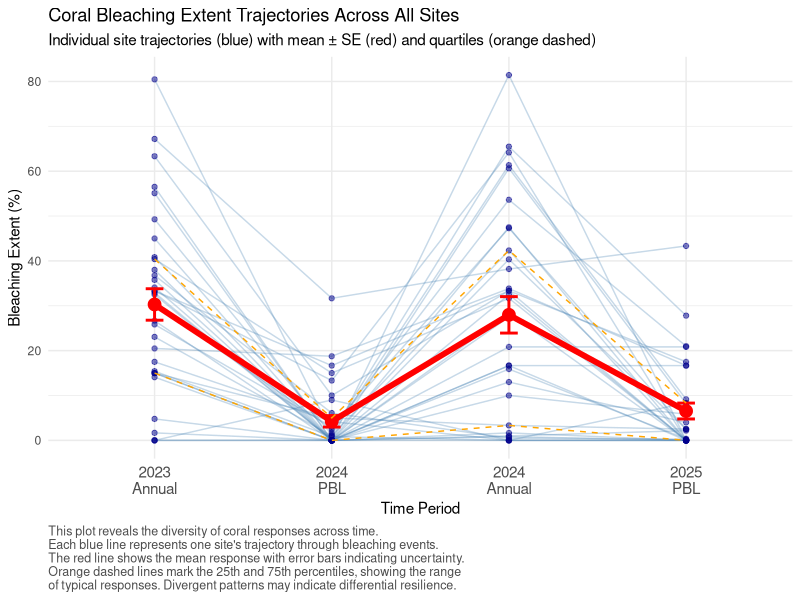
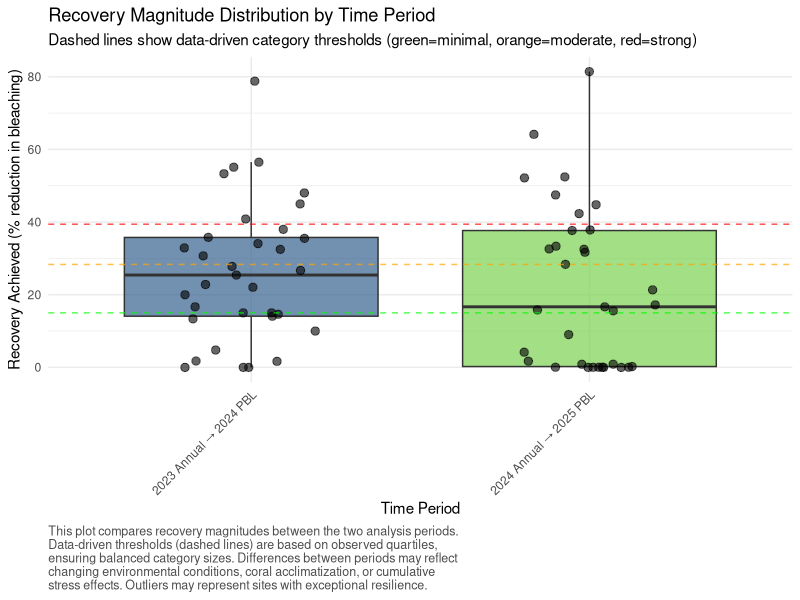
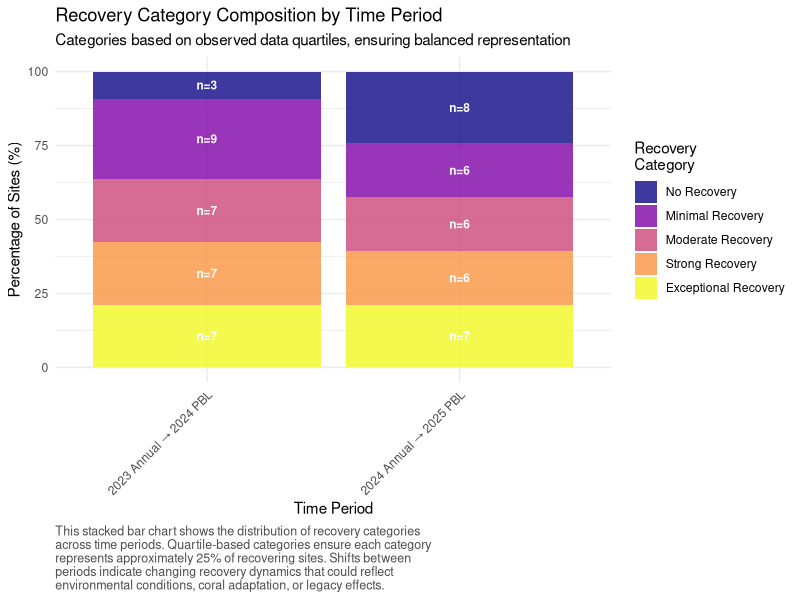
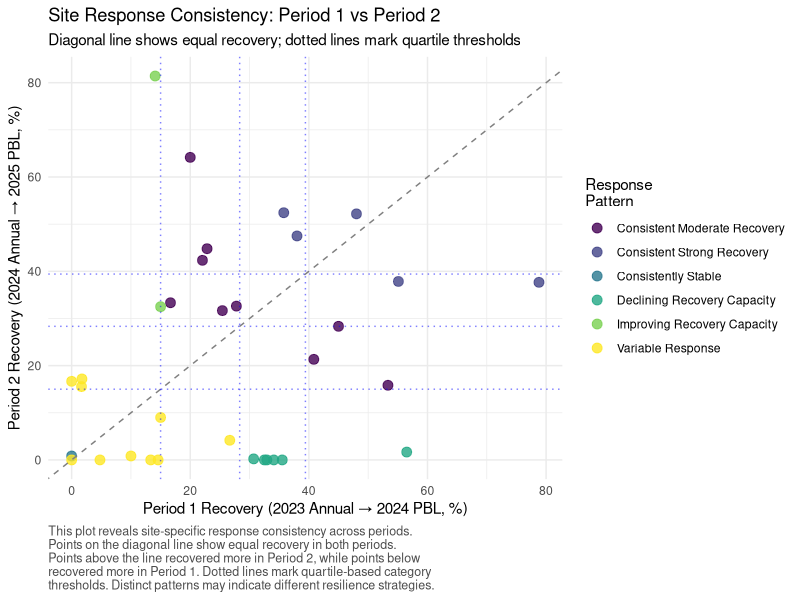
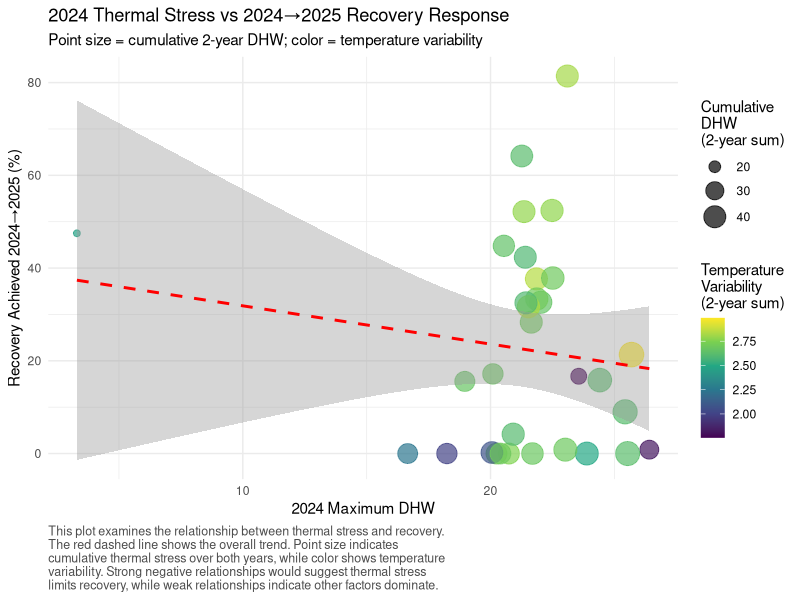

Write R code to recreate these figures, in order. (Note: this script raises an error after producing the figures.)
# ============================================================================
# 03: Comprehensive Bleaching Response and Recovery Analysis
# ============================================================================
# Purpose: Analyze coral bleaching response patterns across timepoints,
#          calculate recovery metrics using data-driven quartile classifications,
#          and examine temporal dynamics of coral condition changes.
#          Focus on 2023 Annual → 2024 PBL vs 2024 Annual → 2025 PBL patterns.
# Author: Coral Bleaching Analysis Pipeline
# Date: Analysis of 2023-2025 bleaching events
# Dependencies: Requires outputs from scripts 01 and 02
# ============================================================================

# Load required libraries with explicit purpose for each
library(dplyr)        # Data manipulation and summarization
library(ggplot2)      # Advanced plotting and visualization
library(readr)        # Efficient CSV reading
library(tidyr)        # Data reshaping for analysis
library(viridis)      # Perceptually uniform color scales
library(scales)       # Scale functions for plots
library(gridExtra)    # Multiple plot arrangement
library(corrplot)     # Correlation analysis visualization
library(stringr)      # String manipulation
library(lubridate)    # Date handling if needed

cat("============================================================================\n")
cat("COMPREHENSIVE BLEACHING RESPONSE AND RECOVERY ANALYSIS\n")
cat("============================================================================\n\n")

# ============================================================================
# LOAD PROCESSED DATA FROM PREVIOUS ANALYSES
# ============================================================================

cat("STEP 1: Loading processed datasets from previous analyses\n")
cat("---------------------------------------------------------\n")

# Load extent data (primary response variable)
# Rationale: Bleaching extent provides the most direct measure of coral
# response to thermal stress and recovery capacity over time
if(file.exists("01_extent_site_means.csv")) {
  extent_means <- read_csv("01_extent_site_means.csv")
  cat("Loaded extent site means from Step 01\n")
} else {
  stop("Required file 01_extent_site_means.csv not found. Run script 01 first.")
}

# Load prevalence and mortality data for comprehensive analysis
if(file.exists("01_prevalence_site_means.csv")) {
  prevalence_means <- read_csv("01_prevalence_site_means.csv")
  cat("Loaded prevalence site means from Step 01\n")
} else {
  cat("Warning: Prevalence data not found\n")
  prevalence_means <- NULL
}

if(file.exists("01_mortality_site_means.csv")) {
  mortality_means <- read_csv("01_mortality_site_means.csv")
  cat("Loaded mortality site means from Step 01\n")
} else {
  cat("Warning: Mortality data not found\n")
  mortality_means <- NULL
}

# Load thermal stress metrics
if(file.exists("02_comprehensive_thermal_data.csv")) {
  thermal_data <- read_csv("02_comprehensive_thermal_data.csv")
  cat("Loaded comprehensive thermal data from Step 02\n")
} else {
  cat("Warning: Thermal data not found. Analysis will proceed without thermal context.\n")
  thermal_data <- NULL
}

# Load thermal stress thresholds
if(file.exists("02_thermal_stress_thresholds.csv")) {
  thermal_thresholds <- read_csv("02_thermal_stress_thresholds.csv")
  cat("Loaded thermal stress thresholds from Step 02\n")
} else {
  cat("Warning: Thermal thresholds not found\n")
  thermal_thresholds <- NULL
}

cat(sprintf("Primary dataset dimensions: %d rows × %d columns\n", nrow(extent_means), ncol(extent_means)))

# ============================================================================
# KEY TIMEPOINT EXTRACTION AND VALIDATION
# ============================================================================

cat("\nSTEP 2: Extracting and validating key timepoints for response analysis\n")
cat("----------------------------------------------------------------------\n")

# Define the four critical timepoints for response analysis
# Rationale: These timepoints capture two complete bleaching-recovery cycles:
# Cycle 1: 2023 Annual (baseline) → 2024 PBL (post-2023 stress response)
# Cycle 2: 2024 Annual (baseline) → 2025 PBL (post-2024 stress response)
key_timepoints <- c("2023_Annual", "2024_PBL", "2024_Annual", "2025_PBL")

# Extract data for key timepoints
key_timepoint_data <- extent_means %>%
  filter(
    (year == 2023 & period == "Annual") |
    (year == 2024 & period == "PBL") |
    (year == 2024 & period == "Annual") |
    (year == 2025 & period == "PBL")
  ) %>%
  mutate(
    timepoint = paste(year, period, sep = "_"),
    timepoint_ordered = factor(timepoint, levels = key_timepoints)
  )

# Validate data completeness for each timepoint
timepoint_summary <- key_timepoint_data %>%
  group_by(timepoint_ordered) %>%
  summarise(
    n_sites = n(),
    mean_bleaching = mean(ext_anybleaching, na.rm = TRUE),
    median_bleaching = median(ext_anybleaching, na.rm = TRUE),
    sd_bleaching = sd(ext_anybleaching, na.rm = TRUE),
    min_bleaching = min(ext_anybleaching, na.rm = TRUE),
    max_bleaching = max(ext_anybleaching, na.rm = TRUE),
    q25_bleaching = quantile(ext_anybleaching, 0.25, na.rm = TRUE),
    q75_bleaching = quantile(ext_anybleaching, 0.75, na.rm = TRUE),
    .groups = "drop"
  )

cat("Timepoint data summary:\n")
print(timepoint_summary)

# Identify sites with complete temporal coverage
sites_complete_coverage <- key_timepoint_data %>%
  group_by(site) %>%
  summarise(
    timepoints_available = n(),
    available_timepoints = paste(sort(unique(timepoint)), collapse = ", "),
    .groups = "drop"
  ) %>%
  filter(timepoints_available == 4)

cat(sprintf("\nSites with complete 4-timepoint coverage: %d\n", nrow(sites_complete_coverage)))
cat("These sites will form the core dataset for response analysis.\n")

# ============================================================================
# VISUALIZATION 1: Temporal Bleaching Trajectories
# ============================================================================

# Create comprehensive trajectory visualization
# Justification: Visual inspection of temporal patterns reveals the diversity
# of coral responses and identifies sites with unusual trajectory patterns

# Filter for sites with complete coverage
complete_trajectory_data <- key_timepoint_data %>%
  filter(site %in% sites_complete_coverage$site)

p1 <- ggplot(complete_trajectory_data, aes(x = timepoint_ordered, y = ext_anybleaching)) +
  # Individual site trajectories
  geom_line(aes(group = site), alpha = 0.3, color = "steelblue") +
  geom_point(aes(group = site), alpha = 0.5, size = 1.5, color = "darkblue") +
  
  # Summary statistics overlay
  stat_summary(fun = mean, geom = "line", aes(group = 1), color = "red", size = 2) +
  stat_summary(fun = mean, geom = "point", color = "red", size = 4) +
  stat_summary(fun.data = mean_se, geom = "errorbar", color = "red", width = 0.1, size = 1) +
  
  # Add quartile bands
  stat_summary(fun = function(x) quantile(x, 0.25, na.rm = TRUE), 
               geom = "line", aes(group = 1), color = "orange", linetype = "dashed") +
  stat_summary(fun = function(x) quantile(x, 0.75, na.rm = TRUE), 
               geom = "line", aes(group = 1), color = "orange", linetype = "dashed") +
  
  scale_x_discrete(labels = c("2023\nAnnual", "2024\nPBL", "2024\nAnnual", "2025\nPBL")) +
  labs(
    title = "Coral Bleaching Extent Trajectories Across All Sites",
    subtitle = "Individual site trajectories (blue) with mean ± SE (red) and quartiles (orange dashed)",
    x = "Time Period",
    y = "Bleaching Extent (%)",
    caption = "This plot reveals the diversity of coral responses across time.\nEach blue line represents one site's trajectory through bleaching events.\nThe red line shows the mean response with error bars indicating uncertainty.\nOrange dashed lines mark the 25th and 75th percentiles, showing the range\nof typical responses. Divergent patterns may indicate differential resilience."
  ) +
  theme_minimal() +
  theme(
    axis.text.x = element_text(size = 11),
    plot.caption = element_text(hjust = 0, size = 9, color = "gray30")
  )

ggsave("03_plot_temporal_trajectories.png", p1, width = 12, height = 8, dpi = 300)
cat("\nSaved: 03_plot_temporal_trajectories.png\n")

# ============================================================================
# RESPONSE METRICS CALCULATION
# ============================================================================

cat("\nSTEP 3: Calculating comprehensive response and recovery metrics\n")
cat("--------------------------------------------------------------\n")

# Create comprehensive response metrics
# Rationale: Multiple metrics capture different aspects of coral responses:
# - Recovery magnitude: absolute change in bleaching extent
# - Recovery efficiency: proportional change relative to initial condition
# - Response direction: improvement vs. deterioration
# - Response consistency: variability across response periods

calculate_response_metrics <- function(initial_bleaching, final_bleaching) {
  # Calculate various response metrics
  # Rationale: Different metrics emphasize different aspects of recovery
  
  # Absolute change (negative = recovery, positive = worsening)
  response_magnitude = final_bleaching - initial_bleaching
  
  # Recovery achieved (always positive, 0 = no recovery)
  recovery_achieved = pmax(0, initial_bleaching - final_bleaching)
  
  # Proportional recovery (relative to initial condition)
  recovery_proportion = ifelse(initial_bleaching > 0, 
                              recovery_achieved / initial_bleaching, 
                              0)
  
  # Persistence of bleaching (what remains after recovery)
  persistence_rate = pmin(initial_bleaching, final_bleaching)
  
  # Worsening magnitude (positive if condition deteriorated)
  worsening_achieved = pmax(0, final_bleaching - initial_bleaching)
  
  return(list(
    response_magnitude = response_magnitude,
    recovery_achieved = recovery_achieved,
    recovery_proportion = recovery_proportion,
    persistence_rate = persistence_rate,
    worsening_achieved = worsening_achieved
  ))
}

# Process both response periods
cat("Processing Period 1: 2023 Annual → 2024 PBL (post-2023 stress response)\n")

period1_data <- complete_trajectory_data %>%
  filter(timepoint %in% c("2023_Annual", "2024_PBL")) %>%
  select(site, timepoint, ext_anybleaching) %>%
  pivot_wider(names_from = timepoint, values_from = ext_anybleaching, names_prefix = "bleaching_") %>%
  filter(!is.na(bleaching_2023_Annual) & !is.na(bleaching_2024_PBL)) %>%
  rowwise() %>%
  mutate(
    period = "2023_to_2024_PBL",
    initial_bleaching = bleaching_2023_Annual,
    final_bleaching = bleaching_2024_PBL,
    response_metrics = list(calculate_response_metrics(initial_bleaching, final_bleaching))
  ) %>%
  unnest_wider(response_metrics) %>%
  select(site, period, initial_bleaching, final_bleaching, response_magnitude, 
         recovery_achieved, recovery_proportion, persistence_rate, worsening_achieved)

cat(sprintf("Period 1 analysis: %d sites\n", nrow(period1_data)))

cat("Processing Period 2: 2024 Annual → 2025 PBL (post-2024 stress response)\n")

period2_data <- complete_trajectory_data %>%
  filter(timepoint %in% c("2024_Annual", "2025_PBL")) %>%
  select(site, timepoint, ext_anybleaching) %>%
  pivot_wider(names_from = timepoint, values_from = ext_anybleaching, names_prefix = "bleaching_") %>%
  filter(!is.na(bleaching_2024_Annual) & !is.na(bleaching_2025_PBL)) %>%
  rowwise() %>%
  mutate(
    period = "2024_to_2025_PBL",
    initial_bleaching = bleaching_2024_Annual,
    final_bleaching = bleaching_2025_PBL,
    response_metrics = list(calculate_response_metrics(initial_bleaching, final_bleaching))
  ) %>%
  unnest_wider(response_metrics) %>%
  select(site, period, initial_bleaching, final_bleaching, response_magnitude, 
         recovery_achieved, recovery_proportion, persistence_rate, worsening_achieved)

cat(sprintf("Period 2 analysis: %d sites\n", nrow(period2_data)))

# Combine both periods
combined_response_data <- bind_rows(period1_data, period2_data)

# ============================================================================
# DATA-DRIVEN RESPONSE CATEGORIZATION USING QUARTILES
# ============================================================================

cat("\nSTEP 4: Establishing data-driven response categories using observed quartiles\n")
cat("-----------------------------------------------------------------------------\n")

# Calculate quartiles for key response metrics
# Rationale: Data-driven categories ensure balanced groups and reflect
# the actual distribution of responses in this specific dataset

# Recovery quartiles
recovery_values <- combined_response_data$recovery_achieved[combined_response_data$recovery_achieved > 0]
recovery_quartiles <- quantile(recovery_values, probs = c(0, 0.25, 0.5, 0.75, 1.0), na.rm = TRUE)

cat("Recovery achieved quartiles (among sites showing recovery):\n")
print(recovery_quartiles)

# Response magnitude quartiles (includes both recovery and worsening)
response_mag_quartiles <- quantile(combined_response_data$response_magnitude, 
                                  probs = c(0, 0.25, 0.5, 0.75, 1.0), na.rm = TRUE)

cat("\nResponse magnitude quartiles (negative = recovery, positive = worsening):\n")
print(response_mag_quartiles)

# Recovery proportion quartiles (relative recovery)
recovery_prop_values <- combined_response_data$recovery_proportion[combined_response_data$recovery_proportion > 0]
recovery_prop_quartiles <- quantile(recovery_prop_values, probs = c(0, 0.25, 0.5, 0.75, 1.0), na.rm = TRUE)

cat("\nRecovery proportion quartiles (among sites showing recovery):\n")
print(recovery_prop_quartiles)

# Apply data-driven categorizations
combined_response_data <- combined_response_data %>%
  mutate(
    # Recovery magnitude categories (data-driven quartiles)
    recovery_category = case_when(
      recovery_achieved == 0 ~ "No Recovery",
      recovery_achieved <= recovery_quartiles[2] ~ "Minimal Recovery",
      recovery_achieved <= recovery_quartiles[3] ~ "Moderate Recovery",
      recovery_achieved <= recovery_quartiles[4] ~ "Strong Recovery",
      recovery_achieved > recovery_quartiles[4] ~ "Exceptional Recovery",
      TRUE ~ "No Recovery"
    ),
    
    # Response direction categories
    response_direction = case_when(
      response_magnitude < response_mag_quartiles[2] ~ "Strong Recovery",
      response_magnitude < 0 ~ "Moderate Recovery",
      abs(response_magnitude) <= 2 ~ "Stable",
      response_magnitude <= response_mag_quartiles[4] ~ "Moderate Worsening",
      response_magnitude > response_mag_quartiles[4] ~ "Strong Worsening",
      TRUE ~ "Stable"
    ),
    
    # Recovery efficiency categories (proportional)
    recovery_efficiency = case_when(
      recovery_proportion == 0 ~ "No Recovery",
      recovery_proportion <= recovery_prop_quartiles[2] ~ "Low Efficiency",
      recovery_proportion <= recovery_prop_quartiles[3] ~ "Moderate Efficiency", 
      recovery_proportion <= recovery_prop_quartiles[4] ~ "High Efficiency",
      recovery_proportion > recovery_prop_quartiles[4] ~ "Very High Efficiency",
      TRUE ~ "No Recovery"
    ),
    
    # Ordered factors for plotting
    recovery_category = factor(recovery_category, 
                              levels = c("No Recovery", "Minimal Recovery", "Moderate Recovery", 
                                        "Strong Recovery", "Exceptional Recovery")),
    response_direction = factor(response_direction,
                               levels = c("Strong Worsening", "Moderate Worsening", "Stable",
                                         "Moderate Recovery", "Strong Recovery")),
    recovery_efficiency = factor(recovery_efficiency,
                                levels = c("No Recovery", "Low Efficiency", "Moderate Efficiency",
                                          "High Efficiency", "Very High Efficiency"))
  )

# Print category thresholds for documentation
cat("\nData-driven response category thresholds:\n")
cat(sprintf("Recovery categories (based on absolute reduction in bleaching %%):\n"))
cat(sprintf("  Minimal: 0 - %.1f%%\n", recovery_quartiles[2]))
cat(sprintf("  Moderate: %.1f - %.1f%%\n", recovery_quartiles[2], recovery_quartiles[3]))
cat(sprintf("  Strong: %.1f - %.1f%%\n", recovery_quartiles[3], recovery_quartiles[4]))
cat(sprintf("  Exceptional: >%.1f%%\n", recovery_quartiles[4]))

# ============================================================================
# VISUALIZATION 2: Recovery Distribution Analysis
# ============================================================================

# Create comprehensive recovery distribution plots
# Justification: Understanding recovery distributions validates our quartile-based
# categories and reveals patterns between the two time periods

recovery_comparison_data <- combined_response_data %>%
  mutate(
    period_label = ifelse(period == "2023_to_2024_PBL", 
                         "2023 Annual → 2024 PBL", 
                         "2024 Annual → 2025 PBL")
  )

p2 <- ggplot(recovery_comparison_data, aes(x = period_label, y = recovery_achieved, fill = period_label)) +
  geom_boxplot(alpha = 0.7, outlier.shape = NA) +
  geom_jitter(width = 0.2, alpha = 0.6, size = 2.5) +
  geom_hline(yintercept = recovery_quartiles[2:4], linetype = "dashed", 
             color = c("green", "orange", "red"), alpha = 0.7) +
  scale_fill_viridis_d(begin = 0.3, end = 0.8) +
  labs(
    title = "Recovery Magnitude Distribution by Time Period",
    subtitle = "Dashed lines show data-driven category thresholds (green=minimal, orange=moderate, red=strong)",
    x = "Time Period",
    y = "Recovery Achieved (% reduction in bleaching)",
    caption = "This plot compares recovery magnitudes between the two analysis periods.\nData-driven thresholds (dashed lines) are based on observed quartiles,\nensuring balanced category sizes. Differences between periods may reflect\nchanging environmental conditions, coral acclimatization, or cumulative\nstress effects. Outliers may represent sites with exceptional resilience."
  ) +
  theme_minimal() +
  theme(
    axis.text.x = element_text(angle = 45, hjust = 1),
    legend.position = "none",
    plot.caption = element_text(hjust = 0, size = 9, color = "gray30")
  )

ggsave("03_plot_recovery_distributions.png", p2, width = 10, height = 7, dpi = 300)
cat("Saved: 03_plot_recovery_distributions.png\n")

# ============================================================================
# VISUALIZATION 3: Response Category Composition
# ============================================================================

# Create stacked bar chart of response categories
# Justification: Shows the composition of response types across periods
# and validates that quartile-based categories create meaningful groups

category_summary <- recovery_comparison_data %>%
  group_by(period_label, recovery_category) %>%
  summarise(count = n(), .groups = "drop") %>%
  group_by(period_label) %>%
  mutate(
    total = sum(count),
    percentage = count / total * 100
  )

p3 <- ggplot(category_summary, aes(x = period_label, y = percentage, fill = recovery_category)) +
  geom_col(position = "stack", alpha = 0.8) +
  geom_text(aes(label = sprintf("n=%d", count)), 
            position = position_stack(vjust = 0.5), 
            size = 3, color = "white", fontface = "bold") +
  scale_fill_viridis_d(name = "Recovery\nCategory", option = "plasma") +
  labs(
    title = "Recovery Category Composition by Time Period",
    subtitle = "Categories based on observed data quartiles, ensuring balanced representation",
    x = "Time Period",
    y = "Percentage of Sites (%)",
    caption = "This stacked bar chart shows the distribution of recovery categories\nacross time periods. Quartile-based categories ensure each category\nrepresents approximately 25% of recovering sites. Shifts between\nperiods indicate changing recovery dynamics that could reflect\nenvironmental conditions, coral adaptation, or legacy effects."
  ) +
  theme_minimal() +
  theme(
    axis.text.x = element_text(angle = 45, hjust = 1),
    plot.caption = element_text(hjust = 0, size = 9, color = "gray30")
  )

ggsave("03_plot_recovery_categories.png", p3, width = 10, height = 7, dpi = 300)
cat("Saved: 03_plot_recovery_categories.png\n")

# ============================================================================
# SITE-SPECIFIC RESPONSE PATTERN ANALYSIS
# ============================================================================

cat("\nSTEP 5: Analyzing site-specific response patterns across both periods\n")
cat("--------------------------------------------------------------------\n")

# Compare response patterns between periods for each site
# Rationale: Sites may show consistent or variable responses across periods,
# revealing different resilience strategies or stress sensitivities

site_response_patterns <- period1_data %>%
  inner_join(period2_data, by = "site", suffix = c("_p1", "_p2")) %>%
  mutate(
    # Response consistency metrics
    recovery_change = recovery_achieved_p2 - recovery_achieved_p1,
    response_consistency = abs(recovery_achieved_p2 - recovery_achieved_p1),
    
    # Pattern classification based on data-driven thresholds
    pattern_classification = case_when(
      recovery_achieved_p1 > recovery_quartiles[3] & recovery_achieved_p2 > recovery_quartiles[3] ~ "Consistent Strong Recovery",
      recovery_achieved_p1 > recovery_quartiles[2] & recovery_achieved_p2 > recovery_quartiles[2] ~ "Consistent Moderate Recovery",
      recovery_achieved_p1 > recovery_quartiles[3] & recovery_achieved_p2 <= recovery_quartiles[2] ~ "Declining Recovery Capacity",
      recovery_achieved_p1 <= recovery_quartiles[2] & recovery_achieved_p2 > recovery_quartiles[3] ~ "Improving Recovery Capacity",
      response_magnitude_p1 > 0 & response_magnitude_p2 > 0 ~ "Consistent Deterioration",
      abs(response_magnitude_p1) <= 2 & abs(response_magnitude_p2) <= 2 ~ "Consistently Stable",
      TRUE ~ "Variable Response"
    ),
    
    # Recovery trajectory classification
    recovery_trajectory = case_when(
      recovery_change > recovery_quartiles[3] - recovery_quartiles[2] ~ "Accelerating Recovery",
      recovery_change < -(recovery_quartiles[3] - recovery_quartiles[2]) ~ "Decelerating Recovery",
      TRUE ~ "Stable Recovery Rate"
    )
  )

cat("Site response pattern summary:\n")
pattern_summary <- site_response_patterns %>%
  count(pattern_classification) %>%
  arrange(desc(n))
print(pattern_summary)

cat("\nRecovery trajectory summary:\n")
trajectory_summary <- site_response_patterns %>%
  count(recovery_trajectory) %>%
  arrange(desc(n))
print(trajectory_summary)

# ============================================================================
# VISUALIZATION 4: Site Response Pattern Scatter Plot
# ============================================================================

# Create scatter plot comparing responses between periods
# Justification: Reveals correlations, outliers, and different response strategies

p4 <- ggplot(site_response_patterns, aes(x = recovery_achieved_p1, y = recovery_achieved_p2, 
                                        color = pattern_classification)) +
  geom_point(size = 3, alpha = 0.8) +
  geom_abline(slope = 1, intercept = 0, linetype = "dashed", color = "gray50") +
  geom_hline(yintercept = recovery_quartiles[2:4], linetype = "dotted", alpha = 0.5, color = "blue") +
  geom_vline(xintercept = recovery_quartiles[2:4], linetype = "dotted", alpha = 0.5, color = "blue") +
  scale_color_viridis_d(name = "Response\nPattern") +
  labs(
    title = "Site Response Consistency: Period 1 vs Period 2",
    subtitle = "Diagonal line shows equal recovery; dotted lines mark quartile thresholds",
    x = "Period 1 Recovery (2023 Annual → 2024 PBL, %)",
    y = "Period 2 Recovery (2024 Annual → 2025 PBL, %)",
    caption = "This plot reveals site-specific response consistency across periods.\nPoints on the diagonal line show equal recovery in both periods.\nPoints above the line recovered more in Period 2, while points below\nrecovered more in Period 1. Dotted lines mark quartile-based category\nthresholds. Distinct patterns may indicate different resilience strategies."
  ) +
  theme_minimal() +
  theme(plot.caption = element_text(hjust = 0, size = 9, color = "gray30"))

ggsave("03_plot_response_consistency.png", p4, width = 12, height = 8, dpi = 300)
cat("Saved: 03_plot_response_consistency.png\n")

# ============================================================================
# THERMAL STRESS INTEGRATION
# ============================================================================

cat("\nSTEP 6: Integrating thermal stress data with response patterns\n")
cat("-------------------------------------------------------------\n")

if(!is.null(thermal_data)) {
  # Merge response data with thermal stress metrics
  # Rationale: Understanding how thermal stress relates to recovery patterns
  # provides mechanistic insights into coral resilience
  
  # Prepare thermal data for merging
  thermal_summary <- thermal_data %>%
    select(site, year, max_dhw, temp_sd, total_dhw_accumulation) %>%
    pivot_wider(names_from = year, 
                values_from = c(max_dhw, temp_sd, total_dhw_accumulation),
                names_sep = "_")
  
  # Merge with response patterns
  response_thermal_data <- site_response_patterns %>%
    left_join(thermal_summary, by = "site") %>%
    mutate(
      # Calculate thermal stress indices
      cumulative_dhw = max_dhw_2023 + max_dhw_2024,
      thermal_variability = temp_sd_2023 + temp_sd_2024,
      stress_escalation = max_dhw_2024 - max_dhw_2023
    )
  
  cat("Thermal-response integration completed for", nrow(response_thermal_data), "sites\n")
  
  # ========================================================================
  # VISUALIZATION 5: Thermal Stress vs Recovery Analysis
  # ========================================================================
  
  # Create comprehensive thermal stress vs recovery plot
  # Justification: Reveals whether high thermal stress inhibits recovery
  # or if other factors are more important for resilience
  
  p5 <- ggplot(response_thermal_data, aes(x = max_dhw_2024, y = recovery_achieved_p2, 
                                         color = thermal_variability, size = cumulative_dhw)) +
    geom_point(alpha = 0.7) +
    geom_smooth(method = "lm", se = TRUE, color = "red", linetype = "dashed", size = 1) +
    scale_color_viridis_c(name = "Temperature\nVariability\n(2-year sum)") +
    scale_size_continuous(name = "Cumulative\nDHW\n(2-year sum)", range = c(2, 8)) +
    labs(
      title = "2024 Thermal Stress vs 2024→2025 Recovery Response",
      subtitle = "Point size = cumulative 2-year DHW; color = temperature variability",
      x = "2024 Maximum DHW",
      y = "Recovery Achieved 2024→2025 (%)",
      caption = "This plot examines the relationship between thermal stress and recovery.\nThe red dashed line shows the overall trend. Point size indicates\ncumulative thermal stress over both years, while color shows temperature\nvariability. Strong negative relationships would suggest thermal stress\nlimits recovery, while weak relationships indicate other factors dominate."
    ) +
    theme_minimal() +
    theme(plot.caption = element_text(hjust = 0, size = 9, color = "gray30"))
  
  ggsave("03_plot_thermal_vs_recovery.png", p5, width = 12, height = 8, dpi = 300)
  cat("Saved: 03_plot_thermal_vs_recovery.png\n")
  
  # Calculate correlation between thermal stress and recovery
  thermal_recovery_correlation <- cor(response_thermal_data$max_dhw_2024, 
                                     response_thermal_data$recovery_achieved_p2, 
                                     use = "complete.obs")
  
  cat(sprintf("Correlation between 2024 DHW and 2024→2025 recovery: %.3f\n", thermal_recovery_correlation))
  
} else {
  cat("Thermal data not available - skipping thermal integration analysis\n")
  response_thermal_data <- site_response_patterns
}

# ============================================================================
# EXTREME RESPONDER IDENTIFICATION
# ============================================================================

cat("\nSTEP 7: Identifying and characterizing extreme responders\n")
cat("--------------------------------------------------------\n")

# Identify sites with exceptional or concerning responses
# Rationale: Extreme responders (both positive and negative) may provide
# insights into resilience mechanisms or vulnerability factors

# Define extreme responders using data-driven thresholds
extreme_responders <- site_response_patterns %>%
  mutate(
    extreme_category = case_when(
      recovery_achieved_p2 > recovery_quartiles[4] ~ "Exceptional Recovery",
      worsening_achieved_p2 > quantile(combined_response_data$worsening_achieved, 0.9, na.rm = TRUE) ~ "Severe Worsening",
      recovery_consistency < quantile(site_response_patterns$response_consistency, 0.1, na.rm = TRUE) ~ "Highly Consistent",
      recovery_consistency > quantile(site_response_patterns$response_consistency, 0.9, na.rm = TRUE) ~ "Highly Variable",
      TRUE ~ "Typical Response"
    )
  ) %>%
  filter(extreme_category != "Typical Response")

cat("Extreme responder categories:\n")
extreme_summary <- extreme_responders %>%
  count(extreme_category) %>%
  arrange(desc(n))
print(extreme_summary)

if(nrow(extreme_responders) > 0) {
  cat("\nDetailed extreme responder analysis:\n")
  for(category in unique(extreme_responders$extreme_category)) {
    cat(sprintf("\n%s sites:\n", category))
    category_sites <- extreme_responders %>%
      filter(extreme_category == category) %>%
      arrange(desc(recovery_achieved_p2))
    
    for(i in 1:min(5, nrow(category_sites))) {
      site_data <- category_sites[i, ]
      cat(sprintf("  %s: P1 recovery=%.1f%%, P2 recovery=%.1f%%\n",
                  site_data$site, site_data$recovery_achieved_p1, site_data$recovery_achieved_p2))
    }
  }
}

# ============================================================================
# SAVE COMPREHENSIVE RESPONSE ANALYSIS RESULTS
# ============================================================================

cat("\nSTEP 8: Saving comprehensive response analysis results\n")
cat("------------------------------------------------------\n")

# Save all response analysis datasets
write_csv(combined_response_data, "03_combined_response_metrics.csv")
write_csv(site_response_patterns, "03_site_response_patterns.csv")
write_csv(extreme_responders, "03_extreme_responders.csv")

if(!is.null(thermal_data)) {
  write_csv(response_thermal_data, "03_response_thermal_integrated.csv")
}

# Save response category thresholds for documentation
response_thresholds_data <- data.frame(
  metric = c("recovery_minimal", "recovery_moderate", "recovery_strong", "recovery_exceptional",
             "response_strong_recovery", "response_stable", "response_strong_worsening"),
  threshold = c(recovery_quartiles[2], recovery_quartiles[3], recovery_quartiles[4], recovery_quartiles[5],
                response_mag_quartiles[2], 2, response_mag_quartiles[4]),
  percentile = c("25th", "50th", "75th", "100th", "25th", "~50th", "75th"),
  description = c("Minimal recovery threshold", "Moderate recovery threshold", 
                 "Strong recovery threshold", "Maximum recovery observed",
                 "Strong recovery threshold", "Stability threshold (±2%)",
                 "Strong worsening threshold")
)
write_csv(response_thresholds_data, "03_response_category_thresholds.csv")

# ============================================================================
# FINAL SUMMARY STATISTICS
# ============================================================================

cat("\nFINAL RESPONSE ANALYSIS SUMMARY\n")
cat("===============================\n")

cat(sprintf("Sites analyzed: %d\n", length(unique(combined_response_data$site))))
cat(sprintf("Total site-period combinations: %d\n", nrow(combined_response_data)))

# Period 1 summary
period1_summary <- combined_response_data %>% filter(period == "2023_to_2024_PBL")
cat(sprintf("\nPeriod 1 (2023 Annual → 2024 PBL) summary:\n"))
cat(sprintf("  Mean recovery: %.1f%%\n", mean(period1_summary$recovery_achieved, na.rm = TRUE)))
cat(sprintf("  Sites with >10%% recovery: %d (%.1f%%)\n", 
            sum(period1_summary$recovery_achieved > 10), 
            sum(period1_summary$recovery_achieved > 10) / nrow(period1_summary) * 100))
cat(sprintf("  Sites with worsening: %d (%.1f%%)\n",
            sum(period1_summary$response_magnitude > 0),
            sum(period1_summary$response_magnitude > 0) / nrow(period1_summary) * 100))

# Period 2 summary  
period2_summary <- combined_response_data %>% filter(period == "2024_to_2025_PBL")
cat(sprintf("\nPeriod 2 (2024 Annual → 2025 PBL) summary:\n"))
cat(sprintf("  Mean recovery: %.1f%%\n", mean(period2_summary$recovery_achieved, na.rm = TRUE)))
cat(sprintf("  Sites with >10%% recovery: %d (%.1f%%)\n",
            sum(period2_summary$recovery_achieved > 10),
            sum(period2_summary$recovery_achieved > 10) / nrow(period2_summary) * 100))
cat(sprintf("  Sites with worsening: %d (%.1f%%)\n",
            sum(period2_summary$response_magnitude > 0),
            sum(period2_summary$response_magnitude > 0) / nrow(period2_summary) * 100))

cat("\nResponse category thresholds (data-driven quartiles):\n")
for(i in 1:4) {
  cat(sprintf("  %s recovery: >%.1f%% (%s percentile)\n",
              c("Minimal", "Moderate", "Strong", "Exceptional")[i],
              c(0, recovery_quartiles[2:4])[i+1],
              c("0th", "25th", "50th", "75th")[i+1]))
}

cat("\nFiles saved:\n")
cat("  - 03_combined_response_metrics.csv\n")
cat("  - 03_site_response_patterns.csv\n")
cat("  - 03_extreme_responders.csv\n")
if(!is.null(thermal_data)) {
  cat("  - 03_response_thermal_integrated.csv\n")
}
cat("  - 03_response_category_thresholds.csv\n")

cat("\nVisualizations saved:\n")
cat("  - 03_plot_temporal_trajectories.png\n")
cat("  - 03_plot_recovery_distributions.png\n")
cat("  - 03_plot_recovery_categories.png\n")
cat("  - 03_plot_response_consistency.png\n")
if(!is.null(thermal_data)) {
  cat("  - 03_plot_thermal_vs_recovery.png\n")
}

cat("\n============================================================================\n")
cat("STEP 3 COMPLETE: Comprehensive bleaching response analysis using data-driven thresholds\n")
cat("Next: Predictive analysis comparing different predictor variables\n")
cat("============================================================================\n")